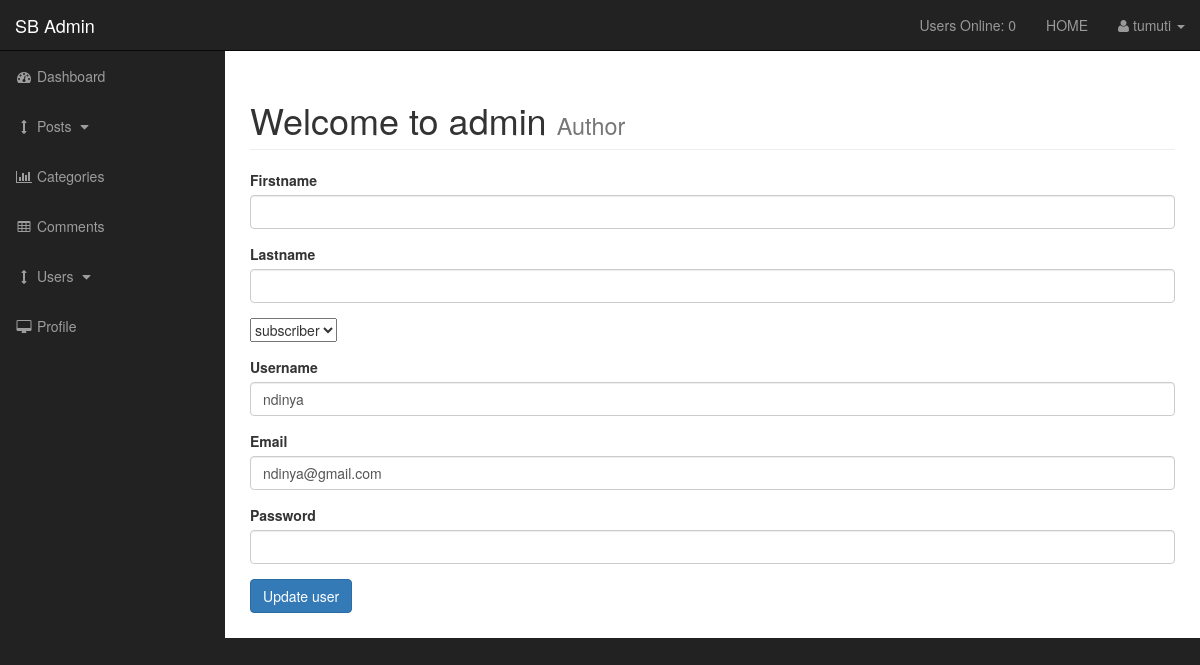
Screenshot of /admin/users.php?source=edit_user&edit_user=2 (signed in) with the database file from the repository.
### tables this page shows
CREATE TABLE `users` (
  `user_id` int(3) NOT NULL,
  `username` varchar(255) NOT NULL,
  `user_password` varchar(255) NOT NULL,
  `user_firstname` varchar(255) NOT NULL,
  `user_lastname` varchar(255) NOT NULL,
  `user_email` varchar(255) NOT NULL,
  `user_image` text NOT NULL,
  `user_role` varchar(255) NOT NULL,
  `token` text NOT NULL
);

### admin/includes/edit_user.php (the view, shortened to what this page needs)
<?php
if(isset($_GET['edit_user'])){
$the_user_id = $_GET['edit_user'];
$query = "SELECT * FROM users WHERE user_id = $the_user_id";
$select_users_query = mysqli_query($connection, $query);
while($row = mysqli_fetch_assoc($select_users_query)) {
$username = $row['username'];
$user_firstname = $row['user_firstname'];
$user_lastname = $row['user_lastname'];
$user_email = $row['user_email'];
$user_role = $row['user_role'];
}
}else {
	header("Location: index.php");
}
?>
    <form action="" method="post" enctype="multipart/form-data">
     <div class="form-group">
      <label for="title">Firstname</label>
      <input class="form-control" value="<?php echo $user_firstname; ?>" type="text" name="user_firstname">
   	</div>
  	<div class="form-group">
      <label for="post_category">Lastname</label>
 <input class="form-control" value="<?php echo $user_lastname; ?>" type="text" name="user_lastname">
     </div>
      <div class="form-group">
      <select name="user_role" id="">
      <option value="subscriber"><?php echo $user_role; ?></option>
      </select>
      </div>
<div class="form-group">
      <label for="username">Username</label>
 <input class="form-control" value="<?php echo $username; ?>" type="text" name="username">
     </div>
 <div class="form-group">
      <label for="cat_title">Email</label>
 <input class="form-control" value="<?php echo $user_email; ?>" type="email" name="user_email">
     </div>
  <div class="form-group">
      <label for="cat_title">Password</label>
 <input autocomplete="off" class="form-control" type="password" name="user_password">
     </div>
     <div class="form-group">
 <input class="btn btn-primary" type="submit" name="edit_user" value="Update user">
    </div>
   </form>

### admin/css/sb-admin.css (style rules this page uses)
body { margin-top: 100px; background-color: #222; }
@media (min-width:768px) { body { margin-top: 50px; } }

### rows the page displays
users: user_role "subscriber", username "ndinya", user_email "ndinya@gmail.com"

### other values shown
users_online() "0"
$_SESSION['username'] "tumuti"
